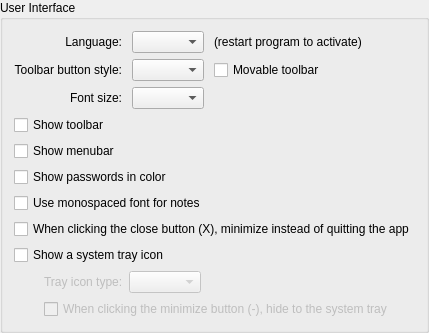
            <widget class="QGroupBox" name="generalGroup">
             <property name="title">
              <string>User Interface</string>
             </property>
             <layout class="QVBoxLayout" name="verticalLayout_7">
              <item>
               <layout class="QGridLayout" name="gridLayout_3">
                <property name="horizontalSpacing">
                 <number>10</number>
                </property>
                <item row="0" column="3">
                 <spacer name="horizontalSpacer_5">
                  <property name="orientation">
                   <enum>Qt::Horizontal</enum>
                  </property>
                  <property name="sizeHint" stdset="0">
                   <size>
                    <width>40</width>
                    <height>20</height>
                   </size>
                  </property>
                 </spacer>
                </item>
                <item row="0" column="0">
                 <widget class="QLabel" name="languageLabel_2">
                  <property name="sizePolicy">
                   <sizepolicy hsizetype="Preferred" vsizetype="Preferred">
                    <horstretch>0</horstretch>
                    <verstretch>0</verstretch>
                   </sizepolicy>
                  </property>
                  <property name="text">
                   <string>Language:</string>
                  </property>
                  <property name="alignment">
                   <set>Qt::AlignRight|Qt::AlignTrailing|Qt::AlignVCenter</set>
                  </property>
                  <property name="buddy">
                   <cstring>languageComboBox</cstring>
                  </property>
                 </widget>
                </item>
                <item row="1" column="2">
                 <widget class="QCheckBox" name="toolbarMovableCheckBox">
                  <property name="enabled">
                   <bool>true</bool>
                  </property>
                  <property name="sizePolicy">
                   <sizepolicy hsizetype="Minimum" vsizetype="Fixed">
                    <horstretch>0</horstretch>
                    <verstretch>0</verstretch>
                   </sizepolicy>
                  </property>
                  <property name="text">
                   <string>Movable toolbar</string>
                  </property>
                 </widget>
                </item>
                <item row="1" column="1">
                 <widget class="QComboBox" name="toolButtonStyleComboBox">
                  <property name="sizePolicy">
                   <sizepolicy hsizetype="Minimum" vsizetype="Fixed">
                    <horstretch>0</horstretch>
                    <verstretch>0</verstretch>
                   </sizepolicy>
                  </property>
                  <property name="focusPolicy">
                   <enum>Qt::StrongFocus</enum>
                  </property>
                  <property name="accessibleName">
                   <string>Toolbar button style</string>
                  </property>
                  <property name="sizeAdjustPolicy">
                   <enum>QComboBox::AdjustToContents</enum>
                  </property>
                 </widget>
                </item>
                <item row="0" column="1">
                 <widget class="QComboBox" name="languageComboBox">
                  <property name="sizePolicy">
                   <sizepolicy hsizetype="Minimum" vsizetype="Fixed">
                    <horstretch>0</horstretch>
                    <verstretch>0</verstretch>
                   </sizepolicy>
                  </property>
                  <property name="focusPolicy">
                   <enum>Qt::StrongFocus</enum>
                  </property>
                  <property name="accessibleName">
                   <string>Language selection</string>
                  </property>
                  <property name="sizeAdjustPolicy">
                   <enum>QComboBox::AdjustToContents</enum>
                  </property>
                 </widget>
                </item>
                <item row="1" column="0">
                 <widget class="QLabel" name="toolButtonStyleLabel">
                  <property name="enabled">
                   <bool>true</bool>
                  </property>
                  <property name="sizePolicy">
                   <sizepolicy hsizetype="Preferred" vsizetype="Fixed">
                    <horstretch>0</horstretch>
                    <verstretch>0</verstretch>
                   </sizepolicy>
                  </property>
                  <property name="text">
                   <string>Toolbar button style:</string>
                  </property>
                  <property name="alignment">
                   <set>Qt::AlignRight|Qt::AlignTrailing|Qt::AlignVCenter</set>
                  </property>
                  <property name="buddy">
                   <cstring>toolButtonStyleComboBox</cstring>
                  </property>
                 </widget>
                </item>
                <item row="0" column="2">
                 <widget class="QLabel" name="languageLabel_3">
                  <property name="text">
                   <string>(restart program to activate)</string>
                  </property>
                 </widget>
                </item>
                <item row="2" column="0">
                 <widget class="QLabel" name="fontSizeLabel">
                  <property name="text">
                   <string>Font size:</string>
                  </property>
                  <property name="alignment">
                   <set>Qt::AlignRight|Qt::AlignTrailing|Qt::AlignVCenter</set>
                  </property>
                  <property name="buddy">
                   <cstring>fontSizeComboBox</cstring>
                  </property>
                 </widget>
                </item>
                <item row="2" column="1">
                 <widget class="QComboBox" name="fontSizeComboBox">
                  <property name="focusPolicy">
                   <enum>Qt::StrongFocus</enum>
                  </property>
                  <property name="accessibleName">
                   <string>Font size selection</string>
                  </property>
                  <property name="sizeAdjustPolicy">
                   <enum>QComboBox::AdjustToContents</enum>
                  </property>
                 </widget>
                </item>
               </layout>
              </item>
              <item>
               <widget class="QCheckBox" name="toolbarShowCheckBox">
                <property name="text">
                 <string>Show toolbar</string>
                </property>
               </widget>
              </item>
              <item>
               <widget class="QCheckBox" name="menubarShowCheckBox">
                <property name="toolTip">
                 <string>Show the menu bar by pressing the Alt key</string>
                </property>
                <property name="text">
                 <string>Show menubar</string>
                </property>
               </widget>
              </item>
              <item>
               <widget class="QCheckBox" name="colorPasswordsCheckBox">
                <property name="text">
                 <string>Show passwords in color</string>
                </property>
               </widget>
              </item>
              <item>
               <widget class="QCheckBox" name="monospaceNotesCheckBox">
                <property name="text">
                 <string>Use monospaced font for notes</string>
                </property>
               </widget>
              </item>
              <item>
               <widget class="QCheckBox" name="minimizeOnCloseCheckBox">
                <property name="toolTip">
                 <string>Clicking the title-bar close button (X) hides the window instead of quitting. With a tray icon shown it hides to the system tray; otherwise it minimizes to the taskbar. Quit from the tray icon menu or File &gt; Quit.</string>
                </property>
                <property name="text">
                 <string>When clicking the close button (X), minimize instead of quitting the app</string>
                </property>
               </widget>
              </item>
              <item>
               <widget class="QCheckBox" name="systrayShowCheckBox">
                <property name="text">
                 <string>Show a system tray icon</string>
                </property>
               </widget>
              </item>
              <item>
               <layout class="QGridLayout" name="gridLayout_2">
                <property name="sizeConstraint">
                 <enum>QLayout::SetMaximumSize</enum>
                </property>
                <property name="spacing">
                 <number>0</number>
                </property>
                <item row="0" column="0">
                 <spacer name="horizontalSpacer_3">
                  <property name="orientation">
                   <enum>Qt::Horizontal</enum>
                  </property>
                  <property name="sizeType">
                   <enum>QSizePolicy::Fixed</enum>
                  </property>
                  <property name="sizeHint" stdset="0">
                   <size>
                    <width>30</width>
                    <height>20</height>
                   </size>
                  </property>
                 </spacer>
                </item>
                <item row="0" column="3">
                 <widget class="QComboBox" name="trayIconAppearance">
                  <property name="enabled">
                   <bool>false</bool>
                  </property>
                  <property name="sizePolicy">
                   <sizepolicy hsizetype="Minimum" vsizetype="Fixed">
                    <horstretch>0</horstretch>
                    <verstretch>0</verstretch>
                   </sizepolicy>
                  </property>
                  <property name="focusPolicy">
                   <enum>Qt::StrongFocus</enum>
                  </property>
                  <property name="accessibleName">
                   <string>Tray icon type</string>
                  </property>
                  <property name="sizeAdjustPolicy">
                   <enum>QComboBox::AdjustToContents</enum>
                  </property>
                 </widget>
                </item>
                <item row="0" column="1">
                 <widget class="QLabel" name="trayIconAppearanceLabel">
                  <property name="enabled">
                   <bool>false</bool>
                  </property>
                  <property name="text">
                   <string>Tray icon type:</string>
                  </property>
                  <property name="buddy">
                   <cstring>trayIconAppearance</cstring>
                  </property>
                 </widget>
                </item>
                <item row="0" column="4">
                 <spacer name="horizontalSpacer_4">
                  <property name="orientation">
                   <enum>Qt::Horizontal</enum>
                  </property>
                  <property name="sizeHint" stdset="0">
                   <size>
                    <width>40</width>
                    <height>20</height>
                   </size>
                  </property>
                 </spacer>
                </item>
                <item row="0" column="2">
                 <spacer name="verticalSpacer_6">
                  <property name="orientation">
                   <enum>Qt::Horizontal</enum>
                  </property>
                  <property name="sizeType">
                   <enum>QSizePolicy::Fixed</enum>
                  </property>
                  <property name="sizeHint" stdset="0">
                   <size>
                    <width>6</width>
                    <height>0</height>
                   </size>
                  </property>
                 </spacer>
                </item>
               </layout>
              </item>
              <item>
               <widget class="QWidget" name="systraySettings" native="true">
                <layout class="QVBoxLayout" name="systrayLayout">
                 <property name="leftMargin">
                  <number>0</number>
                 </property>
                 <property name="topMargin">
                  <number>0</number>
                 </property>
                 <property name="rightMargin">
                  <number>0</number>
                 </property>
                 <property name="bottomMargin">
                  <number>0</number>
                 </property>
                 <item>
                  <layout class="QHBoxLayout" name="horizontalLayout_2">
                   <property name="spacing">
                    <number>0</number>
                   </property>
                   <property name="sizeConstraint">
                    <enum>QLayout::SetMaximumSize</enum>
                   </property>
                   <item>
                    <spacer name="horizontalSpacer">
                     <property name="orientation">
                      <enum>Qt::Horizontal</enum>
                     </property>
                     <property name="sizeType">
                      <enum>QSizePolicy::Fixed</enum>
                     </property>
                     <property name="sizeHint" stdset="0">
                      <size>
                       <width>30</width>
                       <height>20</height>
                      </size>
                     </property>
                    </spacer>
                   </item>
                   <item>
                    <widget class="QCheckBox" name="systrayMinimizeToTrayCheckBox">
                     <property name="enabled">
                      <bool>false</bool>
                     </property>
                     <property name="sizePolicy">
                      <sizepolicy hsizetype="Minimum" vsizetype="Fixed">
                       <horstretch>0</horstretch>
                       <verstretch>0</verstretch>
                      </sizepolicy>
                     </property>
                     <property name="toolTip">
                      <string>Clicking the title-bar minimize button (-) hides the window to the system tray instead of the taskbar. Turn off to minimize to the taskbar as usual. Requires a system tray icon.</string>
                     </property>
                     <property name="text">
                      <string>When clicking the minimize button (-), hide to the system tray</string>
                     </property>
                    </widget>
                   </item>
                  </layout>
                 </item>
                </layout>
               </widget>
              </item>
             </layout>
            </widget>
